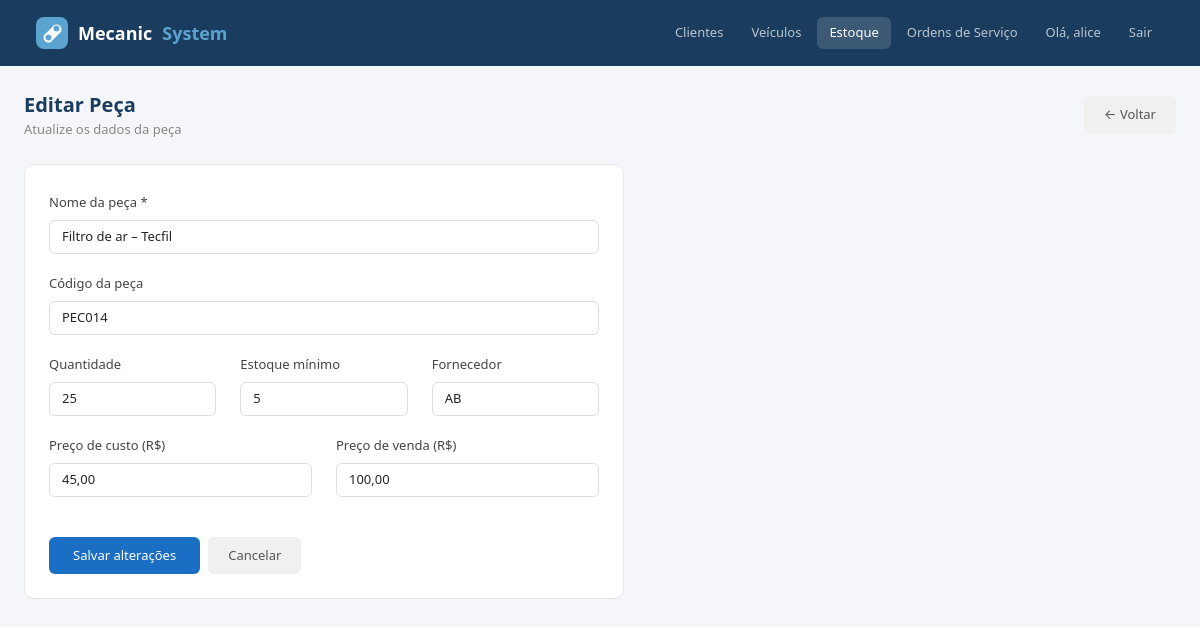
/estoque/editar/14/ (signed in), run on an earlier commit of the app's database.
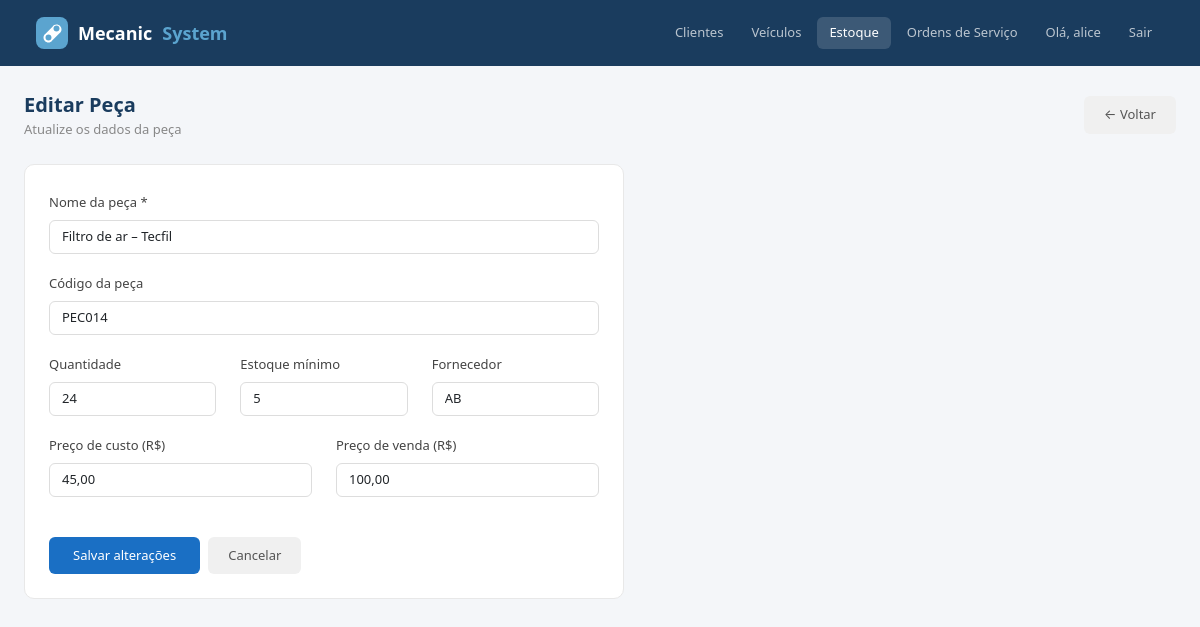
And on a later commit of the database.
### estoque/models.py (models this page shows, shortened)
class Peca(models.Model):
    codigo = models.CharField(max_length=50, unique=True, blank=True, null=True, verbose_name="Código")
    nome = models.CharField(max_length=100)
    quantidade = models.IntegerField(default=0)
    estoque_minimo = models.IntegerField(default=5)
    preco_custo = models.DecimalField(max_digits=10, decimal_places=2)
    preco_venda = models.DecimalField(max_digits=10, decimal_places=2)
    fornecedor = models.CharField(max_length=100, blank=True)
    class Meta:
        ordering = ['nome']

### estoque/views.py (the view, shortened to what this page needs)
# urls.py: path('editar/<int:id>/', views.editar_peca, name='editar_peca'),
def editar_peca(request, id):
    peca = get_object_or_404(Peca, id=id)
    return render(request, 'estoque/editar.html', {'peca': peca})

### core/templatetags/core_filters.py (called while the page is built)
@register.filter
def br_format(value):
    if value is None or value == '':
        return "0,00"
    try:
        if isinstance(value, str):
            value = float(value.replace(',', '.'))
        locale.setlocale(locale.LC_ALL, 'pt_BR.UTF-8')
        return locale.currency(value, grouping=True, symbol=False).strip()
    except (ValueError, locale.Error):
        try:
            num = float(value)
            return f"{num:,.2f}".replace(',', 'X').replace('.', ',').replace('X', '.')
        except:
            return str(value)

### estoque/templates/estoque/editar.html (shortened to what this page needs)
{% extends "base.html" %}
{% load core_filters %}
{% block nav_estoque %}active{% endblock %}
{% block conteudo %}
<div class="d-flex justify-content-between align-items-center mb-4">
  <div>
    <div class="page-title">Editar Peça</div>
    <div class="page-sub">Atualize os dados da peça</div>
  </div>
  <a href="/estoque/" class="btn-cancelar">← Voltar</a>
</div>
<div class="form-card" style="max-width:600px">
  <form method="post">
    <div class="mb-3">
      <label class="form-label">Nome da peça *</label>
      <input type="text" name="nome" class="form-control" value="{{ peca.nome }}" required>
    </div>
    <div class="mb-3">
      <label class="form-label">Código da peça</label>
      <input type="text" name="codigo" class="form-control" value="{{ peca.codigo }}" readonly>
    </div>
    <div class="row">
      <div class="col-md-4 mb-3">
        <label class="form-label">Quantidade</label>
        <input type="number" name="quantidade" class="form-control" value="{{ peca.quantidade }}">
      </div>
      <div class="col-md-4 mb-3">
        <label class="form-label">Estoque mínimo</label>
        <input type="number" name="estoque_minimo" class="form-control" value="{{ peca.estoque_minimo }}">
      </div>
      <div class="col-md-4 mb-3">
        <label class="form-label">Fornecedor</label>
        <input type="text" name="fornecedor" class="form-control" value="{{ peca.fornecedor }}">
      </div>
    </div>
    <div class="row">
      <div class="col-md-6 mb-3">
        <label class="form-label">Preço de custo (R$)</label>
        <input type="text" name="preco_custo" class="form-control" value="{{ peca.preco_custo|br_format }}">
      </div>
      <div class="col-md-6 mb-3">
        <label class="form-label">Preço de venda (R$)</label>
        <input type="text" name="preco_venda" class="form-control" value="{{ peca.preco_venda|br_format }}">
      </div>
    </div>
    <div class="d-flex gap-2 mt-4">
      <button type="submit" class="btn-salvar">Salvar alterações</button>
      <a href="/estoque/" class="btn-cancelar">Cancelar</a>
    </div>
  </form>
</div>
{% endblock %}

What changed in the data, as far as the page shows it:
changed Peca "Filtro de ar – Tecfil": quantidade "25" → "24"
